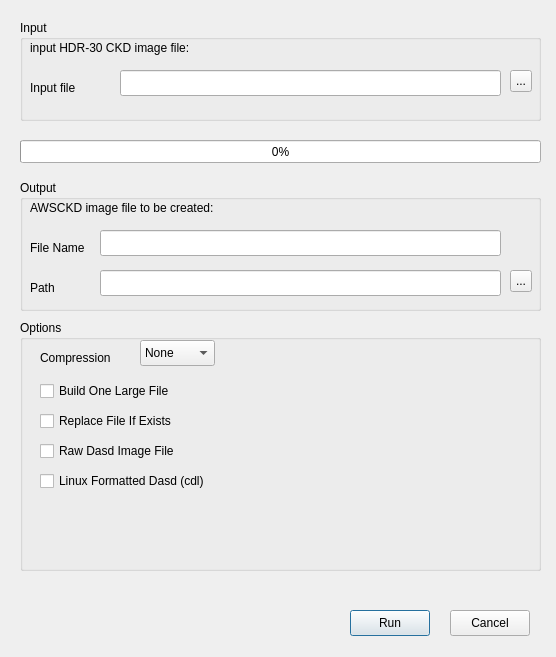
<?xml version="1.0" encoding="UTF-8"?>
<ui version="4.0">
 <class>DasdconvClass</class>
 <widget class="QDialog" name="DasdconvClass">
  <property name="geometry">
   <rect>
    <x>0</x>
    <y>0</y>
    <width>556</width>
    <height>657</height>
   </rect>
  </property>
  <property name="windowTitle">
   <string>Dasdconv</string>
  </property>
  <widget class="QGroupBox" name="groupBox">
   <property name="geometry">
    <rect>
     <x>20</x>
     <y>20</y>
     <width>521</width>
     <height>101</height>
    </rect>
   </property>
   <property name="title">
    <string>Input</string>
   </property>
   <widget class="QLineEdit" name="infile">
    <property name="geometry">
     <rect>
      <x>100</x>
      <y>50</y>
      <width>381</width>
      <height>26</height>
     </rect>
    </property>
   </widget>
   <widget class="QToolButton" name="browseFileButton">
    <property name="geometry">
     <rect>
      <x>490</x>
      <y>50</y>
      <width>22</width>
      <height>22</height>
     </rect>
    </property>
    <property name="text">
     <string>...</string>
    </property>
   </widget>
   <widget class="QLabel" name="label">
    <property name="geometry">
     <rect>
      <x>10</x>
      <y>60</y>
      <width>71</width>
      <height>16</height>
     </rect>
    </property>
    <property name="text">
     <string>Input file</string>
    </property>
   </widget>
   <widget class="QLabel" name="label_5">
    <property name="geometry">
     <rect>
      <x>10</x>
      <y>20</y>
      <width>301</width>
      <height>16</height>
     </rect>
    </property>
    <property name="text">
     <string>input HDR-30 CKD image file:</string>
    </property>
   </widget>
  </widget>
  <widget class="QGroupBox" name="groupBox_2">
   <property name="geometry">
    <rect>
     <x>20</x>
     <y>180</y>
     <width>521</width>
     <height>131</height>
    </rect>
   </property>
   <property name="title">
    <string>Output</string>
   </property>
   <widget class="QLineEdit" name="filename">
    <property name="geometry">
     <rect>
      <x>80</x>
      <y>50</y>
      <width>401</width>
      <height>26</height>
     </rect>
    </property>
   </widget>
   <widget class="QLineEdit" name="path">
    <property name="geometry">
     <rect>
      <x>80</x>
      <y>90</y>
      <width>401</width>
      <height>26</height>
     </rect>
    </property>
   </widget>
   <widget class="QToolButton" name="browseOutButton">
    <property name="geometry">
     <rect>
      <x>490</x>
      <y>90</y>
      <width>22</width>
      <height>22</height>
     </rect>
    </property>
    <property name="text">
     <string>...</string>
    </property>
   </widget>
   <widget class="QLabel" name="label_2">
    <property name="geometry">
     <rect>
      <x>10</x>
      <y>60</y>
      <width>61</width>
      <height>16</height>
     </rect>
    </property>
    <property name="text">
     <string>File Name</string>
    </property>
   </widget>
   <widget class="QLabel" name="label_3">
    <property name="geometry">
     <rect>
      <x>10</x>
      <y>100</y>
      <width>61</width>
      <height>16</height>
     </rect>
    </property>
    <property name="text">
     <string>Path</string>
    </property>
   </widget>
   <widget class="QLabel" name="label_4">
    <property name="geometry">
     <rect>
      <x>10</x>
      <y>20</y>
      <width>321</width>
      <height>16</height>
     </rect>
    </property>
    <property name="text">
     <string>AWSCKD image file to be created:</string>
    </property>
   </widget>
  </widget>
  <widget class="QPushButton" name="runButton">
   <property name="geometry">
    <rect>
     <x>350</x>
     <y>610</y>
     <width>80</width>
     <height>26</height>
    </rect>
   </property>
   <property name="text">
    <string>Run</string>
   </property>
  </widget>
  <widget class="QPushButton" name="exitButton">
   <property name="geometry">
    <rect>
     <x>450</x>
     <y>610</y>
     <width>80</width>
     <height>26</height>
    </rect>
   </property>
   <property name="text">
    <string>Cancel</string>
   </property>
  </widget>
  <widget class="QProgressBar" name="progressBar">
   <property name="enabled">
    <bool>true</bool>
   </property>
   <property name="geometry">
    <rect>
     <x>20</x>
     <y>140</y>
     <width>521</width>
     <height>23</height>
    </rect>
   </property>
   <property name="value">
    <number>0</number>
   </property>
   <property name="textVisible">
    <bool>true</bool>
   </property>
   <property name="invertedAppearance">
    <bool>false</bool>
   </property>
  </widget>
  <widget class="QGroupBox" name="groupBox_3">
   <property name="geometry">
    <rect>
     <x>20</x>
     <y>320</y>
     <width>521</width>
     <height>251</height>
    </rect>
   </property>
   <property name="title">
    <string>Options</string>
   </property>
   <property name="flat">
    <bool>false</bool>
   </property>
   <widget class="QComboBox" name="compressionComboBox">
    <property name="geometry">
     <rect>
      <x>120</x>
      <y>20</y>
      <width>75</width>
      <height>26</height>
     </rect>
    </property>
    <item>
     <property name="text">
      <string>None</string>
     </property>
    </item>
    <item>
     <property name="text">
      <string>zlib</string>
     </property>
    </item>
    <item>
     <property name="text">
      <string>bz2</string>
     </property>
    </item>
    <item>
     <property name="text">
      <string>expanding</string>
     </property>
    </item>
   </widget>
   <widget class="QLabel" name="label_6">
    <property name="geometry">
     <rect>
      <x>20</x>
      <y>30</y>
      <width>81</width>
      <height>16</height>
     </rect>
    </property>
    <property name="text">
     <string>Compression</string>
    </property>
   </widget>
   <widget class="QCheckBox" name="lfsCheckbox">
    <property name="geometry">
     <rect>
      <x>20</x>
      <y>60</y>
      <width>221</width>
      <height>22</height>
     </rect>
    </property>
    <property name="text">
     <string>Build One Large File</string>
    </property>
   </widget>
   <widget class="QCheckBox" name="replaceCheckbox">
    <property name="geometry">
     <rect>
      <x>20</x>
      <y>90</y>
      <width>221</width>
      <height>22</height>
     </rect>
    </property>
    <property name="text">
     <string>Replace File If Exists</string>
    </property>
   </widget>
   <widget class="QCheckBox" name="rawCheckBox">
    <property name="geometry">
     <rect>
      <x>20</x>
      <y>120</y>
      <width>211</width>
      <height>22</height>
     </rect>
    </property>
    <property name="text">
     <string>Raw Dasd Image File</string>
    </property>
   </widget>
   <widget class="QCheckBox" name="linuxCheckBox">
    <property name="geometry">
     <rect>
      <x>20</x>
      <y>150</y>
      <width>251</width>
      <height>22</height>
     </rect>
    </property>
    <property name="text">
     <string>Linux Formatted Dasd (cdl)</string>
    </property>
   </widget>
  </widget>
 </widget>
 <layoutdefault spacing="6" margin="11"/>
 <resources/>
 <connections/>
</ui>
